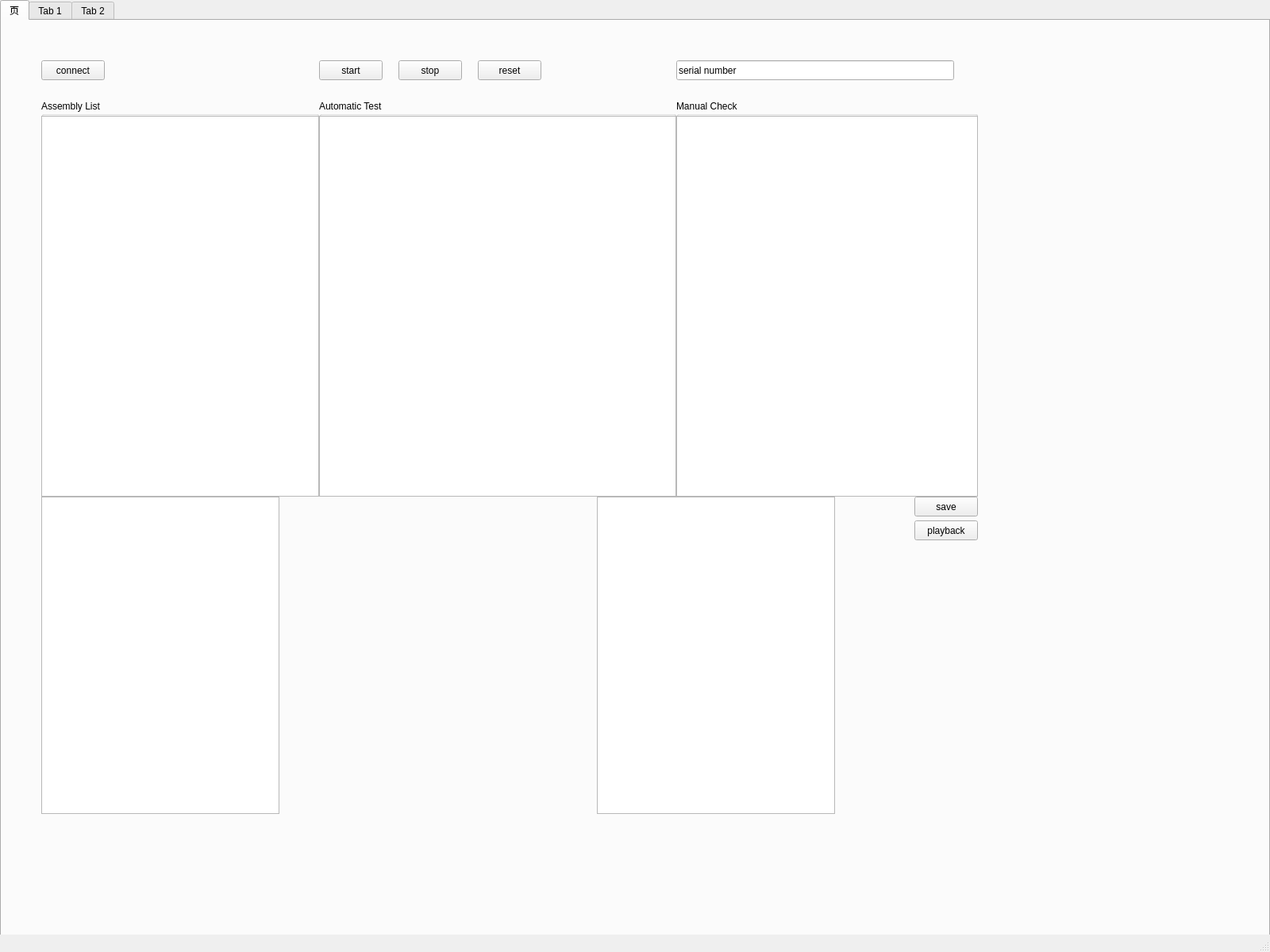
<?xml version="1.0" encoding="UTF-8"?>
<ui version="4.0">
 <class>MainWindow</class>
 <widget class="QMainWindow" name="MainWindow">
  <property name="geometry">
   <rect>
    <x>0</x>
    <y>0</y>
    <width>1600</width>
    <height>1200</height>
   </rect>
  </property>
  <property name="windowTitle">
   <string>MainWindow</string>
  </property>
  <widget class="QWidget" name="centralwidget">
   <widget class="QTabWidget" name="tabWidget">
    <property name="geometry">
     <rect>
      <x>0</x>
      <y>0</y>
      <width>1600</width>
      <height>1200</height>
     </rect>
    </property>
    <property name="currentIndex">
     <number>0</number>
    </property>
    <widget class="QWidget" name="tab_0">
     <attribute name="title">
      <string>页</string>
     </attribute>
     <widget class="QGroupBox" name="groupBox">
      <property name="geometry">
       <rect>
        <x>50</x>
        <y>100</y>
        <width>350</width>
        <height>500</height>
       </rect>
      </property>
      <property name="title">
       <string>Assembly List</string>
      </property>
      <widget class="QTableView" name="tableViewAssembly">
       <property name="geometry">
        <rect>
         <x>0</x>
         <y>20</y>
         <width>350</width>
         <height>480</height>
        </rect>
       </property>
      </widget>
     </widget>
     <widget class="QGroupBox" name="groupBox_2">
      <property name="geometry">
       <rect>
        <x>400</x>
        <y>100</y>
        <width>450</width>
        <height>500</height>
       </rect>
      </property>
      <property name="title">
       <string>Automatic Test</string>
      </property>
      <widget class="QTableView" name="tableViewStep">
       <property name="geometry">
        <rect>
         <x>0</x>
         <y>20</y>
         <width>450</width>
         <height>480</height>
        </rect>
       </property>
      </widget>
     </widget>
     <widget class="QGroupBox" name="groupBox_3">
      <property name="geometry">
       <rect>
        <x>850</x>
        <y>100</y>
        <width>380</width>
        <height>500</height>
       </rect>
      </property>
      <property name="title">
       <string>Manual Check</string>
      </property>
      <widget class="QTableView" name="tableViewManual">
       <property name="geometry">
        <rect>
         <x>0</x>
         <y>20</y>
         <width>380</width>
         <height>480</height>
        </rect>
       </property>
      </widget>
     </widget>
     <widget class="QPushButton" name="startTemp">
      <property name="geometry">
       <rect>
        <x>400</x>
        <y>50</y>
        <width>80</width>
        <height>25</height>
       </rect>
      </property>
      <property name="text">
       <string>start</string>
      </property>
     </widget>
     <widget class="QPushButton" name="pcanConnect">
      <property name="geometry">
       <rect>
        <x>50</x>
        <y>50</y>
        <width>80</width>
        <height>25</height>
       </rect>
      </property>
      <property name="text">
       <string>connect</string>
      </property>
     </widget>
     <widget class="QPushButton" name="stopTemp">
      <property name="geometry">
       <rect>
        <x>500</x>
        <y>50</y>
        <width>80</width>
        <height>25</height>
       </rect>
      </property>
      <property name="text">
       <string>stop</string>
      </property>
     </widget>
     <widget class="QPushButton" name="MEstopButton_10">
      <property name="geometry">
       <rect>
        <x>1150</x>
        <y>600</y>
        <width>80</width>
        <height>25</height>
       </rect>
      </property>
      <property name="text">
       <string>save</string>
      </property>
     </widget>
     <widget class="QLineEdit" name="lineEdit">
      <property name="geometry">
       <rect>
        <x>850</x>
        <y>50</y>
        <width>350</width>
        <height>25</height>
       </rect>
      </property>
      <property name="text">
       <string>serial number</string>
      </property>
     </widget>
     <widget class="QPushButton" name="palyback">
      <property name="geometry">
       <rect>
        <x>1150</x>
        <y>630</y>
        <width>80</width>
        <height>25</height>
       </rect>
      </property>
      <property name="text">
       <string>playback</string>
      </property>
     </widget>
     <widget class="QTextEdit" name="textEdit">
      <property name="geometry">
       <rect>
        <x>50</x>
        <y>600</y>
        <width>300</width>
        <height>400</height>
       </rect>
      </property>
     </widget>
     <widget class="QPushButton" name="resetTemp">
      <property name="geometry">
       <rect>
        <x>600</x>
        <y>50</y>
        <width>80</width>
        <height>25</height>
       </rect>
      </property>
      <property name="text">
       <string>reset</string>
      </property>
     </widget>
     <widget class="QLabel" name="label_6">
      <property name="geometry">
       <rect>
        <x>350</x>
        <y>600</y>
        <width>400</width>
        <height>500</height>
       </rect>
      </property>
      <property name="text">
       <string/>
      </property>
     </widget>
     <widget class="QTextEdit" name="textEdit_lidar">
      <property name="geometry">
       <rect>
        <x>750</x>
        <y>600</y>
        <width>300</width>
        <height>400</height>
       </rect>
      </property>
     </widget>
    </widget>
    <widget class="QWidget" name="tab">
     <attribute name="title">
      <string>Tab 1</string>
     </attribute>
     <widget class="QLineEdit" name="countLineEdit">
      <property name="geometry">
       <rect>
        <x>190</x>
        <y>60</y>
        <width>51</width>
        <height>22</height>
       </rect>
      </property>
      <property name="text">
       <string>1</string>
      </property>
     </widget>
     <widget class="QPushButton" name="connectButton">
      <property name="geometry">
       <rect>
        <x>10</x>
        <y>0</y>
        <width>81</width>
        <height>51</height>
       </rect>
      </property>
      <property name="text">
       <string>connect</string>
      </property>
     </widget>
     <widget class="QTreeView" name="treeView">
      <property name="geometry">
       <rect>
        <x>0</x>
        <y>90</y>
        <width>281</width>
        <height>421</height>
       </rect>
      </property>
     </widget>
     <widget class="QPushButton" name="startButton">
      <property name="geometry">
       <rect>
        <x>100</x>
        <y>60</y>
        <width>80</width>
        <height>25</height>
       </rect>
      </property>
      <property name="text">
       <string>开始流程</string>
      </property>
     </widget>
     <widget class="QPushButton" name="MEstopButton">
      <property name="geometry">
       <rect>
        <x>10</x>
        <y>60</y>
        <width>80</width>
        <height>25</height>
       </rect>
      </property>
      <property name="text">
       <string>结束流程</string>
      </property>
     </widget>
     <widget class="QLineEdit" name="pressureEdit">
      <property name="geometry">
       <rect>
        <x>330</x>
        <y>60</y>
        <width>51</width>
        <height>22</height>
       </rect>
      </property>
      <property name="text">
       <string>2.0</string>
      </property>
     </widget>
     <widget class="QLabel" name="label_9">
      <property name="geometry">
       <rect>
        <x>330</x>
        <y>30</y>
        <width>91</width>
        <height>25</height>
       </rect>
      </property>
      <property name="text">
       <string>水泵压值</string>
      </property>
     </widget>
     <widget class="QLineEdit" name="lineEdit_9">
      <property name="geometry">
       <rect>
        <x>770</x>
        <y>250</y>
        <width>41</width>
        <height>20</height>
       </rect>
      </property>
      <property name="text">
       <string>0</string>
      </property>
     </widget>
     <widget class="QPushButton" name="makeButton">
      <property name="geometry">
       <rect>
        <x>770</x>
        <y>150</y>
        <width>81</width>
        <height>30</height>
       </rect>
      </property>
      <property name="text">
       <string>单个执行</string>
      </property>
     </widget>
     <widget class="ExpandableListWidget" name="treeWidget">
      <property name="geometry">
       <rect>
        <x>330</x>
        <y>90</y>
        <width>251</width>
        <height>391</height>
       </rect>
      </property>
      <column>
       <property name="text">
        <string notr="true">1</string>
       </property>
      </column>
     </widget>
     <widget class="QLineEdit" name="lineEdit_5">
      <property name="geometry">
       <rect>
        <x>770</x>
        <y>230</y>
        <width>41</width>
        <height>20</height>
       </rect>
      </property>
      <property name="text">
       <string>0</string>
      </property>
     </widget>
     <widget class="QLabel" name="label_2">
      <property name="geometry">
       <rect>
        <x>820</x>
        <y>230</y>
        <width>91</width>
        <height>20</height>
       </rect>
      </property>
      <property name="text">
       <string>间隔时长ms</string>
      </property>
     </widget>
     <widget class="ExpandableListWidget" name="treeWidget_3">
      <property name="geometry">
       <rect>
        <x>590</x>
        <y>90</y>
        <width>171</width>
        <height>201</height>
       </rect>
      </property>
      <column>
       <property name="text">
        <string notr="true">1</string>
       </property>
      </column>
     </widget>
     <widget class="QLineEdit" name="lineEdit_6">
      <property name="geometry">
       <rect>
        <x>770</x>
        <y>90</y>
        <width>41</width>
        <height>20</height>
       </rect>
      </property>
      <property name="text">
       <string>3000</string>
      </property>
     </widget>
     <widget class="QLabel" name="label">
      <property name="geometry">
       <rect>
        <x>820</x>
        <y>90</y>
        <width>91</width>
        <height>20</height>
       </rect>
      </property>
      <property name="text">
       <string>喷水时长ms</string>
      </property>
     </widget>
     <widget class="QLabel" name="label_10">
      <property name="geometry">
       <rect>
        <x>820</x>
        <y>250</y>
        <width>91</width>
        <height>20</height>
       </rect>
      </property>
      <property name="text">
       <string>执行次数</string>
      </property>
     </widget>
     <widget class="QPushButton" name="addButton">
      <property name="geometry">
       <rect>
        <x>770</x>
        <y>280</y>
        <width>81</width>
        <height>30</height>
       </rect>
      </property>
      <property name="text">
       <string>添加组</string>
      </property>
     </widget>
     <widget class="QPushButton" name="makeButton_2">
      <property name="geometry">
       <rect>
        <x>770</x>
        <y>180</y>
        <width>81</width>
        <height>30</height>
       </rect>
      </property>
      <property name="text">
       <string>单个结束</string>
      </property>
     </widget>
     <widget class="QPushButton" name="MEstopButton_5">
      <property name="geometry">
       <rect>
        <x>410</x>
        <y>30</y>
        <width>80</width>
        <height>25</height>
       </rect>
      </property>
      <property name="text">
       <string>启动水泵</string>
      </property>
     </widget>
     <widget class="QPushButton" name="MEstopButton_6">
      <property name="geometry">
       <rect>
        <x>410</x>
        <y>60</y>
        <width>80</width>
        <height>25</height>
       </rect>
      </property>
      <property name="text">
       <string>关闭水泵</string>
      </property>
     </widget>
     <widget class="QPushButton" name="makeButton_3">
      <property name="geometry">
       <rect>
        <x>600</x>
        <y>300</y>
        <width>81</width>
        <height>30</height>
       </rect>
      </property>
      <property name="text">
       <string>前部底盘</string>
      </property>
     </widget>
     <widget class="QPushButton" name="makeButton_4">
      <property name="geometry">
       <rect>
        <x>600</x>
        <y>340</y>
        <width>81</width>
        <height>30</height>
       </rect>
      </property>
      <property name="text">
       <string>中部底盘</string>
      </property>
     </widget>
     <widget class="QPushButton" name="makeButton_5">
      <property name="geometry">
       <rect>
        <x>600</x>
        <y>380</y>
        <width>81</width>
        <height>30</height>
       </rect>
      </property>
      <property name="text">
       <string>后部底盘</string>
      </property>
     </widget>
     <widget class="QLineEdit" name="pressureEdit_2">
      <property name="geometry">
       <rect>
        <x>690</x>
        <y>310</y>
        <width>51</width>
        <height>22</height>
       </rect>
      </property>
      <property name="text">
       <string>0</string>
      </property>
     </widget>
     <widget class="QLineEdit" name="pressureEdit_3">
      <property name="geometry">
       <rect>
        <x>690</x>
        <y>350</y>
        <width>51</width>
        <height>22</height>
       </rect>
      </property>
      <property name="text">
       <string>0</string>
      </property>
     </widget>
     <widget class="QLineEdit" name="pressureEdit_4">
      <property name="geometry">
       <rect>
        <x>690</x>
        <y>390</y>
        <width>51</width>
        <height>22</height>
       </rect>
      </property>
      <property name="text">
       <string>0</string>
      </property>
     </widget>
     <widget class="QLineEdit" name="lineEdit_7">
      <property name="geometry">
       <rect>
        <x>770</x>
        <y>120</y>
        <width>41</width>
        <height>20</height>
       </rect>
      </property>
      <property name="text">
       <string>1</string>
      </property>
     </widget>
     <widget class="QLabel" name="label_3">
      <property name="geometry">
       <rect>
        <x>820</x>
        <y>120</y>
        <width>91</width>
        <height>20</height>
       </rect>
      </property>
      <property name="text">
       <string>雨刮次数</string>
      </property>
     </widget>
     <widget class="QPushButton" name="makeButton_11">
      <property name="geometry">
       <rect>
        <x>600</x>
        <y>420</y>
        <width>81</width>
        <height>30</height>
       </rect>
      </property>
      <property name="text">
       <string>一键加热</string>
      </property>
     </widget>
     <widget class="QPushButton" name="makeButton_12">
      <property name="geometry">
       <rect>
        <x>600</x>
        <y>450</y>
        <width>81</width>
        <height>30</height>
       </rect>
      </property>
      <property name="text">
       <string>一键遮蔽</string>
      </property>
     </widget>
     <widget class="QPushButton" name="makeButton_27">
      <property name="geometry">
       <rect>
        <x>690</x>
        <y>420</y>
        <width>81</width>
        <height>30</height>
       </rect>
      </property>
      <property name="text">
       <string>停止加热</string>
      </property>
     </widget>
     <widget class="QPushButton" name="makeButton_28">
      <property name="geometry">
       <rect>
        <x>690</x>
        <y>450</y>
        <width>81</width>
        <height>30</height>
       </rect>
      </property>
      <property name="text">
       <string>停止遮蔽</string>
      </property>
     </widget>
     <widget class="QPushButton" name="makeButton_13">
      <property name="geometry">
       <rect>
        <x>600</x>
        <y>490</y>
        <width>101</width>
        <height>30</height>
       </rect>
      </property>
      <property name="text">
       <string>雷达刮刷位</string>
      </property>
     </widget>
     <widget class="QLineEdit" name="canIdLineEdit">
      <property name="geometry">
       <rect>
        <x>1090</x>
        <y>710</y>
        <width>51</width>
        <height>22</height>
       </rect>
      </property>
     </widget>
     <widget class="QPushButton" name="sendButton">
      <property name="geometry">
       <rect>
        <x>1010</x>
        <y>710</y>
        <width>80</width>
        <height>25</height>
       </rect>
      </property>
      <property name="text">
       <string>send</string>
      </property>
     </widget>
     <widget class="QLineEdit" name="dataLineEdit">
      <property name="geometry">
       <rect>
        <x>1150</x>
        <y>710</y>
        <width>211</width>
        <height>22</height>
       </rect>
      </property>
     </widget>
     <widget class="QPushButton" name="stopButton">
      <property name="geometry">
       <rect>
        <x>920</x>
        <y>120</y>
        <width>80</width>
        <height>25</height>
       </rect>
      </property>
      <property name="text">
       <string>stop</string>
      </property>
     </widget>
     <widget class="QListView" name="listView">
      <property name="geometry">
       <rect>
        <x>1010</x>
        <y>90</y>
        <width>381</width>
        <height>611</height>
       </rect>
      </property>
     </widget>
     <widget class="QPushButton" name="receiveButton">
      <property name="geometry">
       <rect>
        <x>920</x>
        <y>90</y>
        <width>80</width>
        <height>25</height>
       </rect>
      </property>
      <property name="text">
       <string>receive</string>
      </property>
     </widget>
     <widget class="QPushButton" name="cleanButton">
      <property name="geometry">
       <rect>
        <x>920</x>
        <y>150</y>
        <width>80</width>
        <height>25</height>
       </rect>
      </property>
      <property name="text">
       <string>clean</string>
      </property>
     </widget>
     <widget class="QLabel" name="label_11">
      <property name="geometry">
       <rect>
        <x>190</x>
        <y>0</y>
        <width>91</width>
        <height>25</height>
       </rect>
      </property>
      <property name="text">
       <string>步骤间隔ms</string>
      </property>
     </widget>
     <widget class="QLineEdit" name="pressureEdit_5">
      <property name="geometry">
       <rect>
        <x>130</x>
        <y>0</y>
        <width>51</width>
        <height>22</height>
       </rect>
      </property>
      <property name="text">
       <string>500</string>
      </property>
     </widget>
     <widget class="QLabel" name="label_12">
      <property name="geometry">
       <rect>
        <x>190</x>
        <y>30</y>
        <width>91</width>
        <height>25</height>
       </rect>
      </property>
      <property name="text">
       <string>循环间隔ms</string>
      </property>
     </widget>
     <widget class="QLineEdit" name="pressureEdit_6">
      <property name="geometry">
       <rect>
        <x>130</x>
        <y>30</y>
        <width>51</width>
        <height>22</height>
       </rect>
      </property>
      <property name="text">
       <string>10000</string>
      </property>
     </widget>
     <widget class="QPushButton" name="makeButton_14">
      <property name="geometry">
       <rect>
        <x>600</x>
        <y>530</y>
        <width>101</width>
        <height>30</height>
       </rect>
      </property>
      <property name="text">
       <string>雷达转动</string>
      </property>
     </widget>
     <widget class="QLineEdit" name="pressureEdit_25">
      <property name="geometry">
       <rect>
        <x>690</x>
        <y>580</y>
        <width>51</width>
        <height>22</height>
       </rect>
      </property>
      <property name="text">
       <string>0</string>
      </property>
     </widget>
     <widget class="QPushButton" name="makeButton_34">
      <property name="geometry">
       <rect>
        <x>600</x>
        <y>580</y>
        <width>81</width>
        <height>30</height>
       </rect>
      </property>
      <property name="text">
       <string>滑屏</string>
      </property>
     </widget>
     <widget class="QLineEdit" name="pressureEdit_7">
      <property name="geometry">
       <rect>
        <x>380</x>
        <y>490</y>
        <width>51</width>
        <height>22</height>
       </rect>
      </property>
      <property name="text">
       <string>0</string>
      </property>
     </widget>
     <widget class="QLineEdit" name="pressureEdit_8">
      <property name="geometry">
       <rect>
        <x>380</x>
        <y>520</y>
        <width>51</width>
        <height>22</height>
       </rect>
      </property>
      <property name="text">
       <string>0</string>
      </property>
     </widget>
     <widget class="QLabel" name="label_4">
      <property name="geometry">
       <rect>
        <x>330</x>
        <y>490</y>
        <width>41</width>
        <height>20</height>
       </rect>
      </property>
      <property name="text">
       <string>次数</string>
      </property>
     </widget>
     <widget class="QLabel" name="label_5">
      <property name="geometry">
       <rect>
        <x>330</x>
        <y>520</y>
        <width>41</width>
        <height>20</height>
       </rect>
      </property>
      <property name="text">
       <string>频率</string>
      </property>
     </widget>
     <widget class="QPushButton" name="makeButton_6">
      <property name="geometry">
       <rect>
        <x>440</x>
        <y>490</y>
        <width>81</width>
        <height>30</height>
       </rect>
      </property>
      <property name="text">
       <string>xlidar刮刷</string>
      </property>
     </widget>
     <widget class="QPushButton" name="makeButton_29">
      <property name="geometry">
       <rect>
        <x>440</x>
        <y>530</y>
        <width>81</width>
        <height>30</height>
       </rect>
      </property>
      <property name="text">
       <string>停止刮刷</string>
      </property>
     </widget>
     <widget class="QPushButton" name="versionButtun">
      <property name="geometry">
       <rect>
        <x>20</x>
        <y>580</y>
        <width>81</width>
        <height>30</height>
       </rect>
      </property>
      <property name="text">
       <string>版本读取</string>
      </property>
     </widget>
     <widget class="QListView" name="listView_2">
      <property name="geometry">
       <rect>
        <x>20</x>
        <y>620</y>
        <width>351</width>
        <height>411</height>
       </rect>
      </property>
     </widget>
    </widget>
    <widget class="QWidget" name="tab_2">
     <attribute name="title">
      <string>Tab 2</string>
     </attribute>
     <widget class="TableWidget" name="tableWidget">
      <property name="geometry">
       <rect>
        <x>10</x>
        <y>10</y>
        <width>1431</width>
        <height>801</height>
       </rect>
      </property>
     </widget>
     <widget class="QLineEdit" name="pressureEdit_17">
      <property name="geometry">
       <rect>
        <x>20</x>
        <y>860</y>
        <width>51</width>
        <height>22</height>
       </rect>
      </property>
      <property name="text">
       <string>2.0</string>
      </property>
     </widget>
     <widget class="QLabel" name="label_21">
      <property name="geometry">
       <rect>
        <x>20</x>
        <y>830</y>
        <width>91</width>
        <height>25</height>
       </rect>
      </property>
      <property name="text">
       <string>水泵压值</string>
      </property>
     </widget>
     <widget class="QLineEdit" name="pressureEdit_18">
      <property name="geometry">
       <rect>
        <x>20</x>
        <y>910</y>
        <width>51</width>
        <height>22</height>
       </rect>
      </property>
      <property name="text">
       <string>100</string>
      </property>
     </widget>
     <widget class="QLabel" name="label_22">
      <property name="geometry">
       <rect>
        <x>20</x>
        <y>890</y>
        <width>91</width>
        <height>25</height>
       </rect>
      </property>
      <property name="text">
       <string>蓄压延迟</string>
      </property>
     </widget>
     <widget class="QPushButton" name="makeButton_40">
      <property name="geometry">
       <rect>
        <x>170</x>
        <y>840</y>
        <width>81</width>
        <height>30</height>
       </rect>
      </property>
      <property name="text">
       <string>启动</string>
      </property>
     </widget>
     <widget class="QPushButton" name="makeButton_39">
      <property name="geometry">
       <rect>
        <x>170</x>
        <y>880</y>
        <width>81</width>
        <height>30</height>
       </rect>
      </property>
      <property name="text">
       <string>停止</string>
      </property>
     </widget>
     <widget class="QPushButton" name="makeButton_38">
      <property name="geometry">
       <rect>
        <x>170</x>
        <y>920</y>
        <width>81</width>
        <height>30</height>
       </rect>
      </property>
      <property name="text">
       <string>重置</string>
      </property>
     </widget>
    </widget>
   </widget>
  </widget>
  <widget class="QMenuBar" name="menubar">
   <property name="geometry">
    <rect>
     <x>0</x>
     <y>0</y>
     <width>1600</width>
     <height>28</height>
    </rect>
   </property>
  </widget>
  <widget class="QStatusBar" name="statusbar"/>
 </widget>
 <customwidgets>
  <customwidget>
   <class>ExpandableListWidget</class>
   <extends>QTreeWidget</extends>
   <header>expandablelistwidget.h</header>
  </customwidget>
  <customwidget>
   <class>TableWidget</class>
   <extends>QTableWidget</extends>
   <header location="global">tablewidget.h</header>
  </customwidget>
 </customwidgets>
 <resources/>
 <connections/>
</ui>
